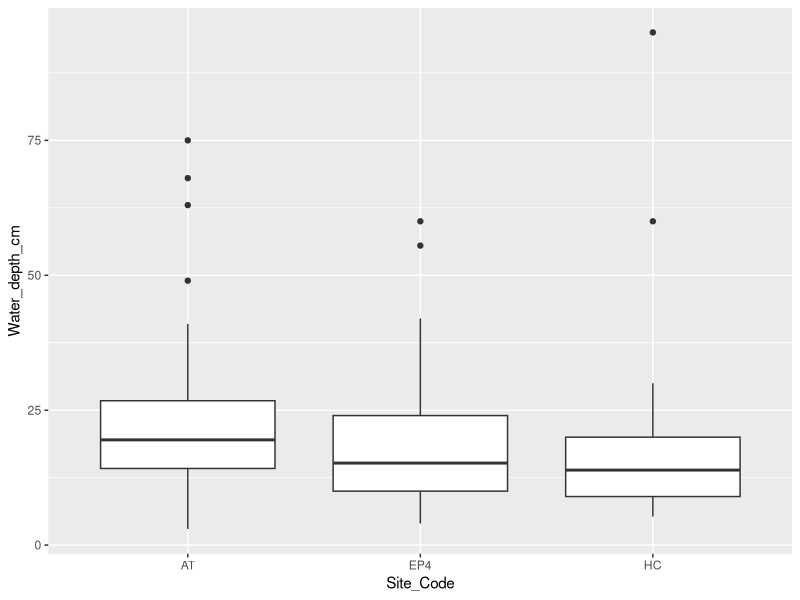
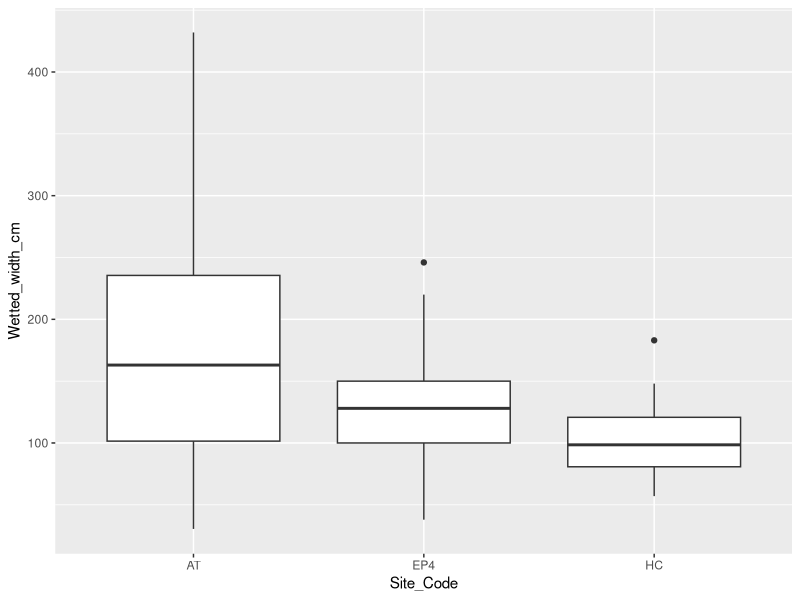
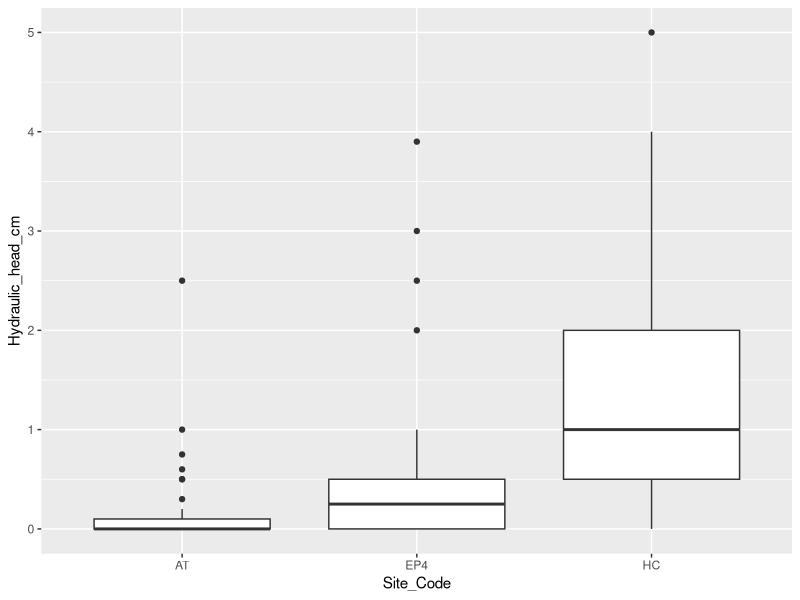

Write R code to recreate these figures, in order.
##Calculating mean and SD of stream morphology characteristics for each stream

library(tidyverse)
library(lubridate)
library(ggplot2)


##Import csv file containing cleaned stream conditions data  
data <- read.csv("data/physical_stream_conditions.csv", na.strings=c("","NA"))

data$newdate <-strptime(as.character(data$Date), "%d/%m/%Y")
data$txtdate <- format(data$newdate, "%y-%m-%d")

##stream morph

sm <- data %>%
  select(newdate, txtdate, Site_Code, Water_depth_cm, Wetted_width_cm, Hydraulic_head_cm) %>%
  filter(!is.na(Water_depth_cm)) %>%
  filter(!is.na(Wetted_width_cm)) %>%
  filter(Hydraulic_head_cm != 100) ##this filters out the one sample from AT that is definitely an error in recording 

sm$Wetted_width_cm <- as.numeric(sm$Wetted_width_cm)

##Boxplots 
ggplot(sm, aes(y = Water_depth_cm, x = Site_Code)) +
  geom_boxplot()

ggplot(sm, aes(y = Wetted_width_cm, x = Site_Code)) +
  geom_boxplot()

ggplot(sm, aes(y = Hydraulic_head_cm, x = Site_Code)) +
  geom_boxplot()


##Table 2: calculate mean and std dev 
sm_summary <- sm %>%
  group_by(Site_Code) %>%
  filter(!is.na(Wetted_width_cm)) %>%
  summarise_at(vars(Water_depth_cm, Wetted_width_cm, Hydraulic_head_cm), list(mean = mean, SD = sd))


